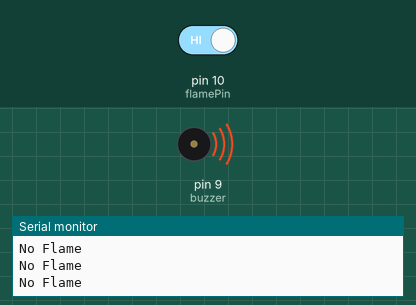
Bench run of a sketch on a simulated Arduino Uno, built with avr-gcc and run on an emulated ATmega328P. Parts: buzzer (waves = sounding, pin HIGH), the last lines printed to the serial monitor. The test bench sets the inputs (shaded band); at power-on: pin 10 (flamePin) HIGH.

Above: at 1.8 s.
1.9 s: pin 10 (flamePin) driven LOW
At 2.9 s:
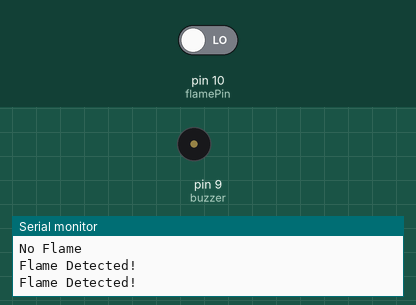
3.5 s: pin 10 (flamePin) driven HIGH
At 4.1 s:
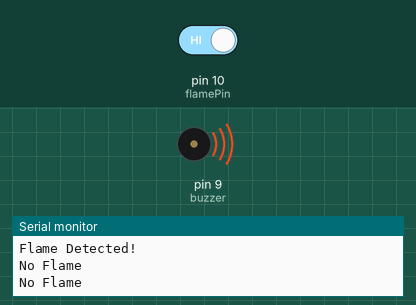
Timing chart, 0 to 6.5 s (numbered marks = the images above; inputs shaded):
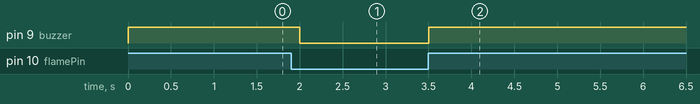

The sketch:

flem_sensor.ino
```cpp
int flamePin = 10;
int buzzer = 9;

void setup() {
  pinMode(flamePin, INPUT);
  pinMode(buzzer, OUTPUT);
  Serial.begin(9600);
}

void loop() {
  int flame = digitalRead(flamePin);

  if (flame == LOW) {      // Flame detected
    digitalWrite(buzzer, 0);
    Serial.println("Flame Detected!");
  }
  else {
    digitalWrite(buzzer, 1);
    Serial.println("No Flame");
  }

  delay(500);
}
```

Measured:
- after the input at 1.9 s, pin 9 (buzzer): HIGH → LOW after 0.10 s
- after the input at 3.5 s, pin 9 (buzzer): LOW → HIGH at once
